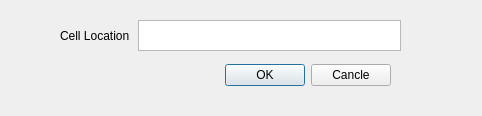
<?xml version="1.0" encoding="UTF-8"?>
<ui version="4.0">
 <class>Dialog</class>
 <widget class="QDialog" name="Dialog">
  <property name="geometry">
   <rect>
    <x>0</x>
    <y>0</y>
    <width>482</width>
    <height>116</height>
   </rect>
  </property>
  <property name="windowTitle">
   <string>Dialog</string>
  </property>
  <widget class="QWidget" name="">
   <property name="geometry">
    <rect>
     <x>60</x>
     <y>20</y>
     <width>341</width>
     <height>31</height>
    </rect>
   </property>
   <layout class="QHBoxLayout" name="horizontalLayout">
    <property name="spacing">
     <number>8</number>
    </property>
    <item>
     <widget class="QLabel" name="label">
      <property name="text">
       <string>Cell Location</string>
      </property>
     </widget>
    </item>
    <item>
     <widget class="QTextEdit" name="textEdit"/>
    </item>
   </layout>
  </widget>
  <widget class="QWidget" name="">
   <property name="geometry">
    <rect>
     <x>60</x>
     <y>60</y>
     <width>331</width>
     <height>31</height>
    </rect>
   </property>
   <layout class="QHBoxLayout" name="horizontalLayout_2">
    <item>
     <spacer name="horizontalSpacer">
      <property name="orientation">
       <enum>Qt::Horizontal</enum>
      </property>
      <property name="sizeHint" stdset="0">
       <size>
        <width>40</width>
        <height>20</height>
       </size>
      </property>
     </spacer>
    </item>
    <item>
     <widget class="QPushButton" name="pushButton">
      <property name="text">
       <string>OK</string>
      </property>
     </widget>
    </item>
    <item>
     <widget class="QPushButton" name="pushButton_2">
      <property name="text">
       <string>Cancle</string>
      </property>
     </widget>
    </item>
   </layout>
  </widget>
 </widget>
 <tabstops>
  <tabstop>textEdit</tabstop>
 </tabstops>
 <resources/>
 <connections/>
</ui>
